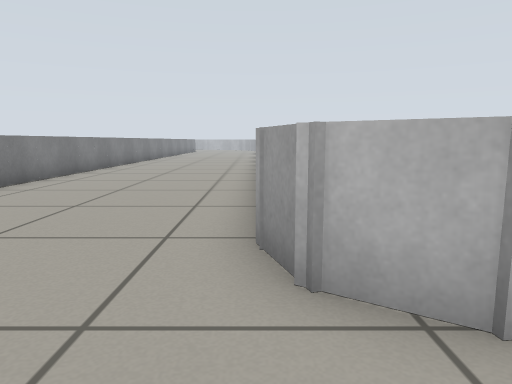
View 1 (above)

24 first-person views from a walk through a robot-simulator world made for Gazebo. The camera is 0.54 m above the floor, tilts 8° down and sees 70° across. The floor is counted in squares, 0.5 m on a side. Each view is taken from the middle of a square. On the plan, view 1 faces up. The plan holds only what a view shows up to about 14 squares ahead; the rest is blank.

View 2
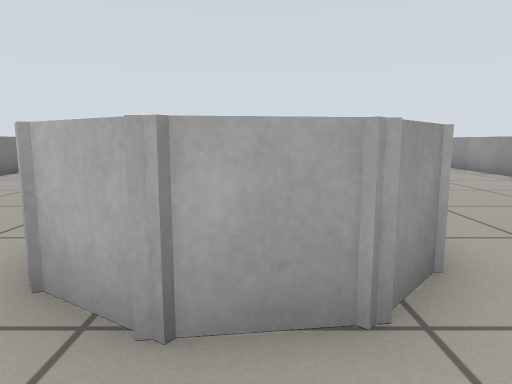

View 3
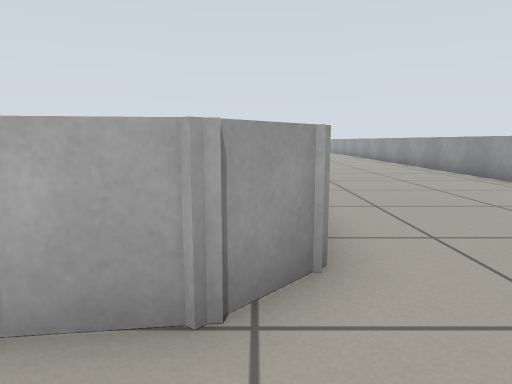

View 4
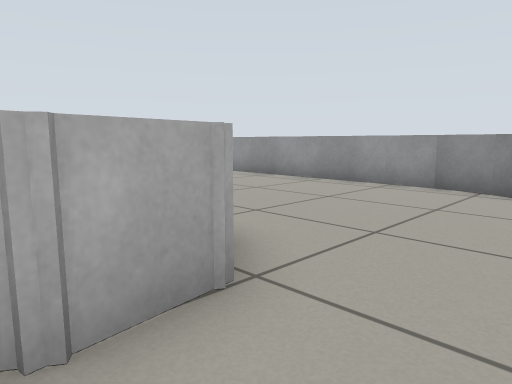

View 5
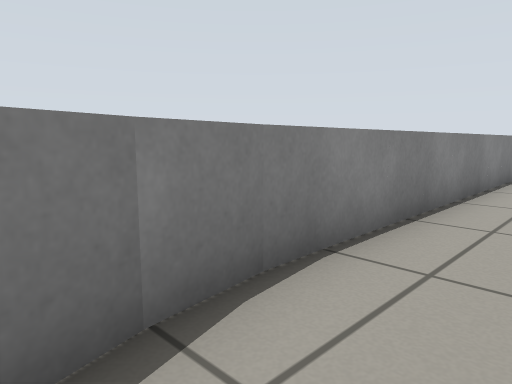

View 6
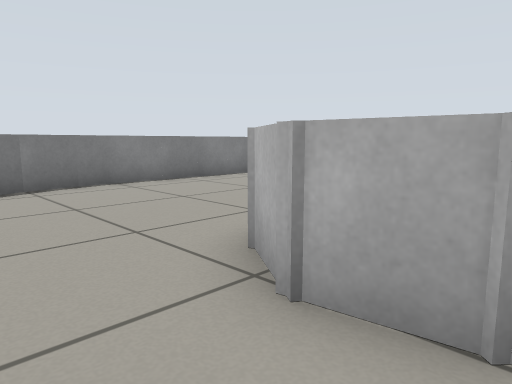

View 7
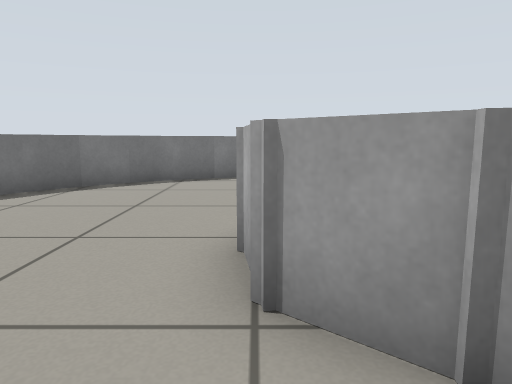

View 8
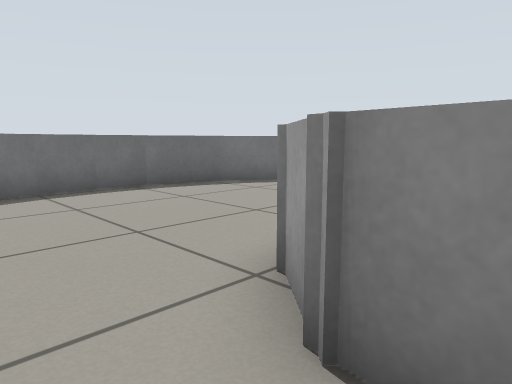

View 9
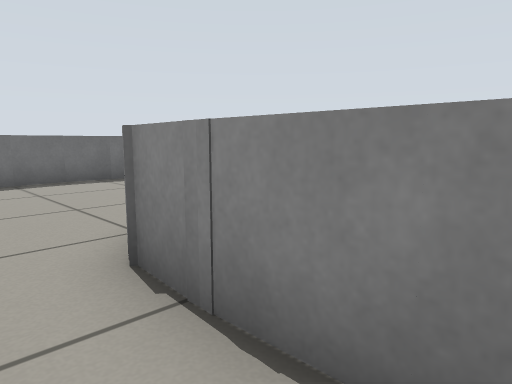

View 10
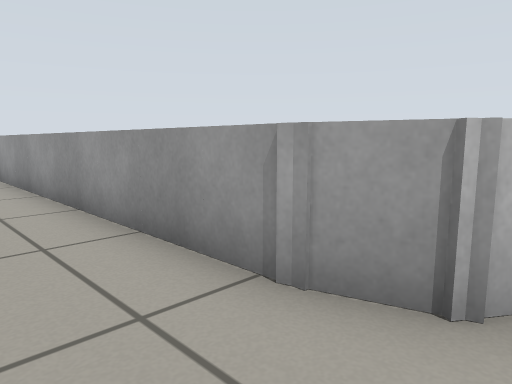

View 11
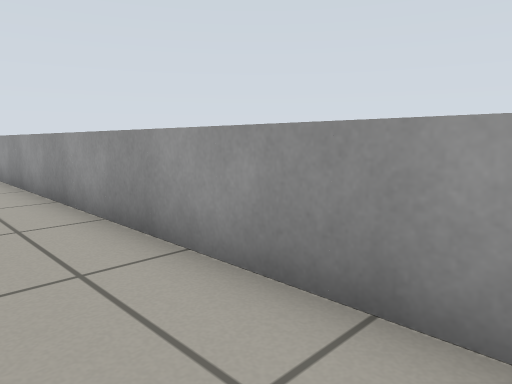

View 12
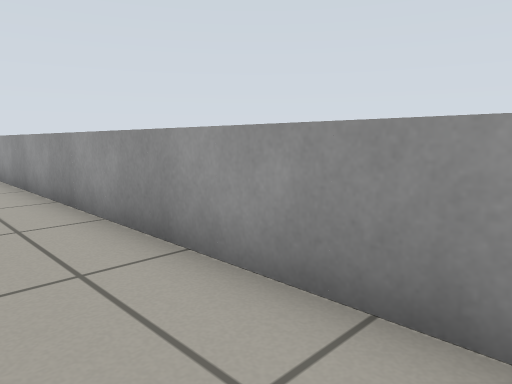

View 13
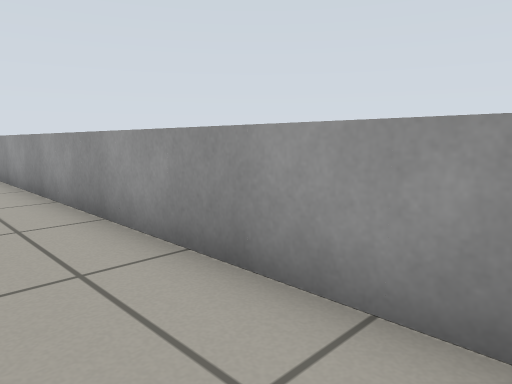

View 14
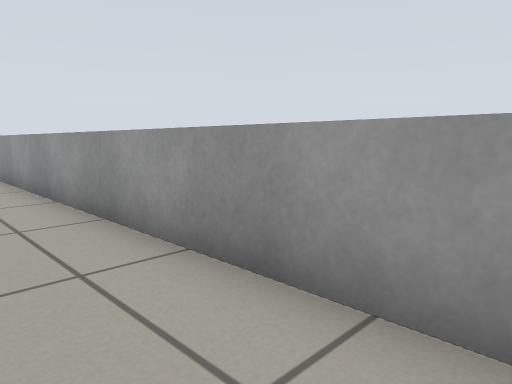

View 15
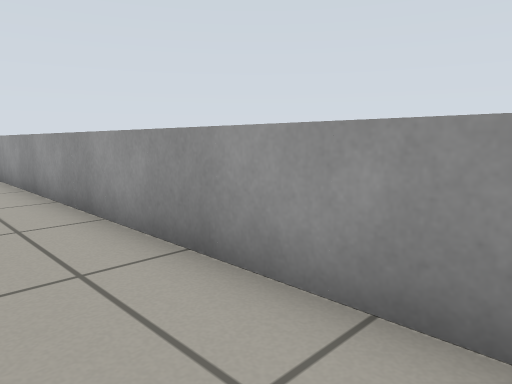

View 16
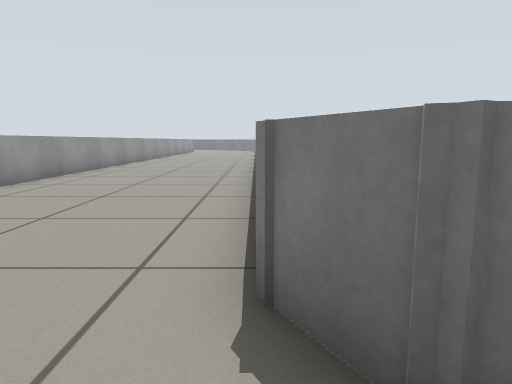

View 17
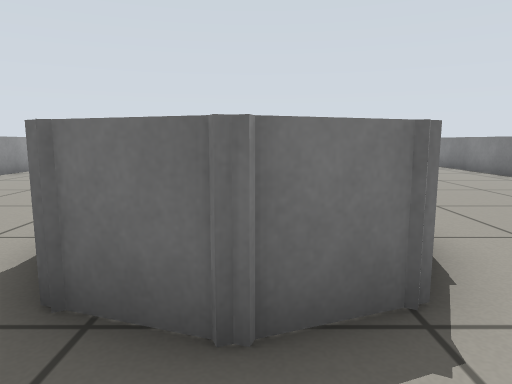

View 18
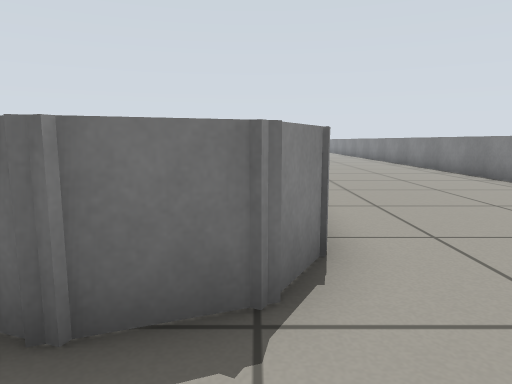

View 19
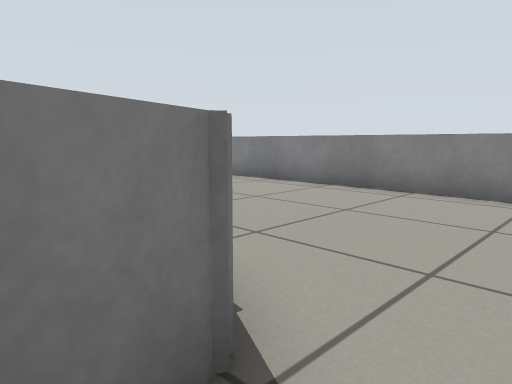

View 20
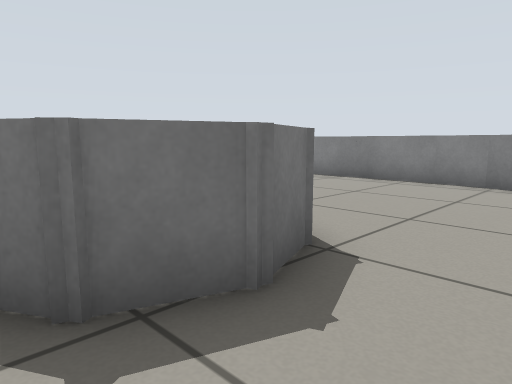

View 21
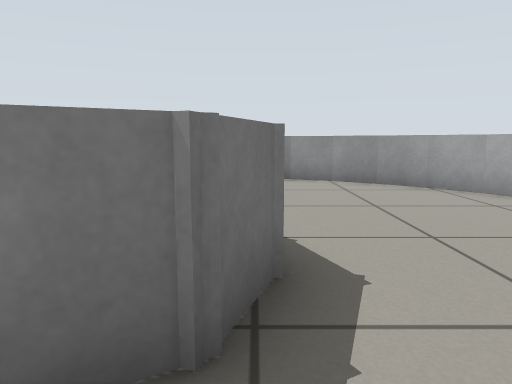

View 22
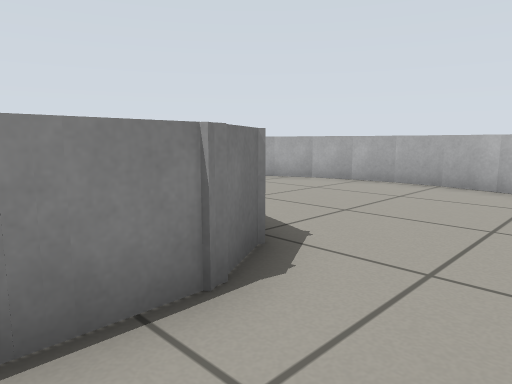

View 23
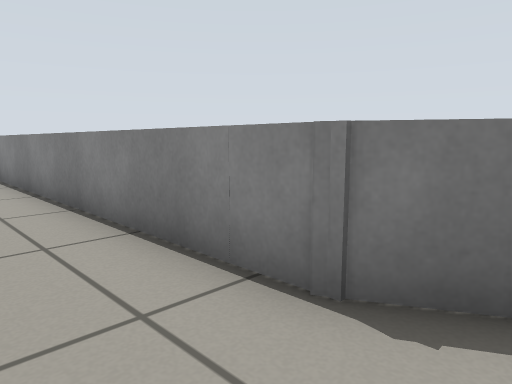

View 24
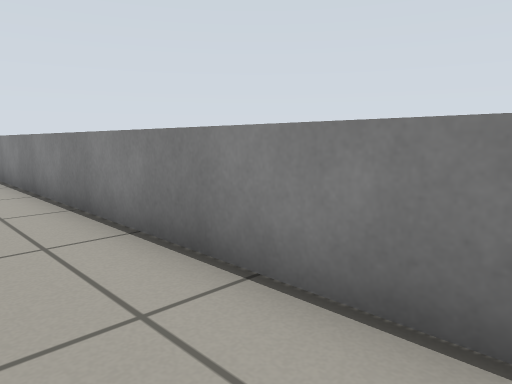

### Floor plan
Points are (right, up) in squares from view 1. A wall is a line through its corners. A room is listed if a view was taken in it or the views show most of it. See-through windows are left out.
Room 1 (views 1, 2, 3, 4, 5, 6, 7, 8, 9, 10, 11, 12, 13, 14, 15, 16, 17, 18, 19, 20, 21, 22, 23, 24)
walls: (-6, 14.1) (-6, 3); (3.7, 5.9) (3.7, 4); (0, 3.5) (0, 36.6); (-6, 3.2) (-5.8, 1.8); (3.7, 4.3) (3.6, 3) (2.7, 2) (1.4, 1.9) (0.4, 2.6) (0, 3.8); (-6, 36.9) (-6, 20.3); (-9.7, 36.5) (-9.1, 37.7) (-7.9, 38.2) (-6.7, 37.7) (-6, 36.5); (-5.9, 2) (-5.5, 0.8) (-5, -0.3); (-5, -0.2) (-4.3, -1.3); (-15.7, 36.8) (-15.7, 25.8); (-4.4, -1.2) (-3.5, -2.1); (9.7, 2.9) (9.7, 14.2); (-15.6, 37.9) (-15.7, 36.6); (-3.6, -2.1) (-2.6, -2.9); (9.5, 1.7) (9.7, 3); (9.4, 1.4) (9.5, 1.9); (-15.3, 39) (-15.6, 37.8); (-2.7, -2.8) (-1.6, -3.4); (-14.8, 40.1) (-15.3, 38.9); (-1.7, -3.4) (-0.5, -3.9); (-14.2, 41.1) (-14.8, 40); (-0.7, -3.8) (0.7, -4.2); (-5.8, 44) (-7, 44.2); (-13.4, 42) (-14.2, 41); (0.6, -4.1) (1.8, -4.2); (-6.9, 44.2) (-8.1, 44.2) (-9.3, 44.1); (-12.5, 42.7) (-13.5, 41.9); (1.7, -4.2) (3, -4.2); (-11.5, 43.3) (-12.6, 42.7); (-9.2, 44.1) (-10.5, 43.8); (2.9, -4.2) (3.6, -4); (-10.4, 43.8) (-11.6, 43.3)

Where each view was taken, in squares from view 1:
view 1: 0 up, 0 right, facing up
view 2: 0 up, 2 right, facing up
view 3: 0 up, 3 right, facing up
view 4: 0 up, 1 right, facing up-right
view 5: 1 up, 4 left, facing up-left
view 6: 0 up, 3 right, facing up-left
view 7: 2 up, 5 right, facing left
view 8: 4 up, 5 right, facing down-left
view 9: 6 up, 5 right, facing down-left
view 10: 2 up, 2 left, facing up-right
view 11: 7 up, 2 left, facing up-right
view 12: 13 up, 2 left, facing up-right
view 13: 17 up, 2 left, facing up-right
view 14: 23 up, 2 left, facing up-right
view 15: 25 up, 2 left, facing up-right
view 16: 39 up, 6 left, facing down
view 17: 40 up, 8 left, facing down
view 18: 40 up, 9 left, facing down
view 19: 39 up, 8 left, facing down-left
view 20: 40 up, 6 left, facing down-left
view 21: 38 up, 5 left, facing left
view 22: 35 up, 4 left, facing up-left
view 23: 38 up, 4 left, facing down-left
view 24: 32 up, 4 left, facing down-left
